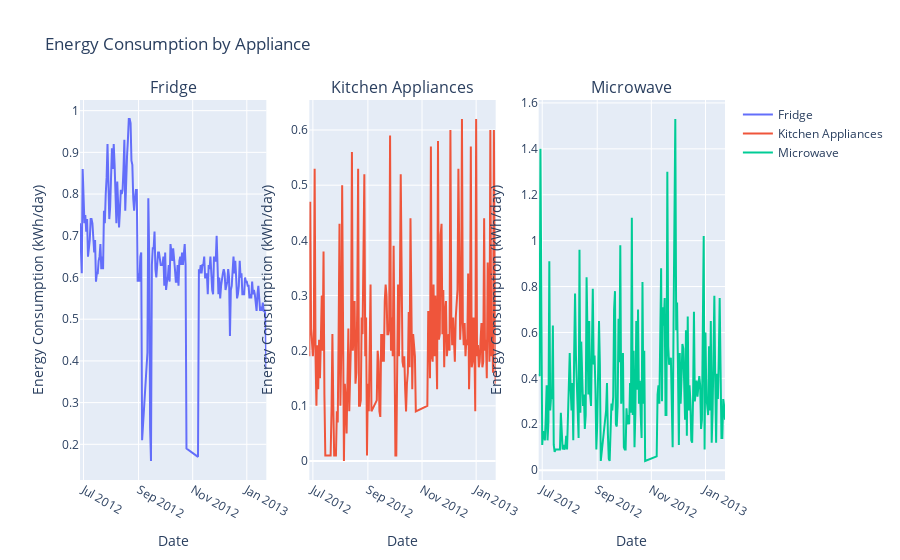

Write notebook code for a chart like this one.
### Markdown cell above
In this code, we first import the necessary modules from Plotly. We then create a subplot for each appliance using the make_subplots function, with one row and three columns. We also set the subplot titles to be 'Fridge', 'Kitchen Appliances', and 'Microwave'.

We then plot the data for each appliance using the add_trace method of the go.Scatter class. We specify the x and y data for each trace, as well as a name for each trace.

Next, we set the x-axis title using the update_xaxes method, and set the y-axis title for each subplot using the update_yaxes method. We also add a title to the plot using the update_layout method.

### Code cell
import plotly.graph_objects as go
from plotly.subplots import make_subplots

# create a subplot for each appliance
fig = make_subplots(rows=1, cols=3, subplot_titles=('Fridge', 'Kitchen Appliances', 'Microwave'))

# plot the data for each appliance
fig.add_trace(go.Scatter(x=df_combined['date'], y=df_combined['Fridge measurement'], name='Fridge'), row=1, col=1)
fig.add_trace(go.Scatter(x=df_combined['date'], y=df_combined['Kitchen appliances measurement'], name='Kitchen Appliances'), row=1, col=2)
fig.add_trace(go.Scatter(x=df_combined['date'], y=df_combined['Microwave measurement'], name='Microwave'), row=1, col=3)

# set the x-axis title
fig.update_xaxes(title_text='Date')

# set the y-axis title for each subplot
fig.update_yaxes(title_text='Energy Consumption (kWh/day)', row=1, col=1)
fig.update_yaxes(title_text='Energy Consumption (kWh/day)', row=1, col=2)
fig.update_yaxes(title_text='Energy Consumption (kWh/day)', row=1, col=3)

# add a title to the plot
fig.update_layout(title_text='Energy Consumption by Appliance')

# show the plot
fig.show()

### Figure 1 — Plotly figure (JSON) as saved in the notebook; plotly's stock layout.template omitted (floating-point values rounded to 4 significant figures; data arrays with more than 128 entries replaced by an {"elided": "..."} marker saying what was removed)
{"data": [{"name": "Fridge", "type": "scatter", "x": {"elided": "194 str values"}, "xaxis": "x", "y": {"elided": "194 float values"}, "yaxis": "y"}, {"name": "Kitchen Appliances", "type": "scatter", "x": {"elided": "194 str values"}, "xaxis": "x2", "y": {"elided": "194 float values"}, "yaxis": "y2"}, {"name": "Microwave", "type": "scatter", "x": {"elided": "194 str values"}, "xaxis": "x3", "y": {"elided": "194 float values"}, "yaxis": "y3"}], "layout": {"annotations": [{"font": {"size": 16}, "showarrow": false, "text": "Fridge", "x": 0.1444, "xanchor": "center", "xref": "paper", "y": 1, "yanchor": "bottom", "yref": "paper"}, {"font": {"size": 16}, "showarrow": false, "text": "Kitchen Appliances", "x": 0.5, "xanchor": "center", "xref": "paper", "y": 1, "yanchor": "bottom", "yref": "paper"}, {"font": {"size": 16}, "showarrow": false, "text": "Microwave", "x": 0.8556, "xanchor": "center", "xref": "paper", "y": 1, "yanchor": "bottom", "yref": "paper"}], "title": {"text": "Energy Consumption by Appliance"}, "xaxis": {"anchor": "y", "domain": [0, 0.2889], "title": {"text": "Date"}}, "xaxis2": {"anchor": "y2", "domain": [0.3556, 0.6444], "title": {"text": "Date"}}, "xaxis3": {"anchor": "y3", "domain": [0.7111, 1], "title": {"text": "Date"}}, "yaxis": {"anchor": "x", "domain": [0, 1], "title": {"text": "Energy Consumption (kWh/day)"}}, "yaxis2": {"anchor": "x2", "domain": [0, 1], "title": {"text": "Energy Consumption (kWh/day)"}}, "yaxis3": {"anchor": "x3", "domain": [0, 1], "title": {"text": "Energy Consumption (kWh/day)"}}}}
